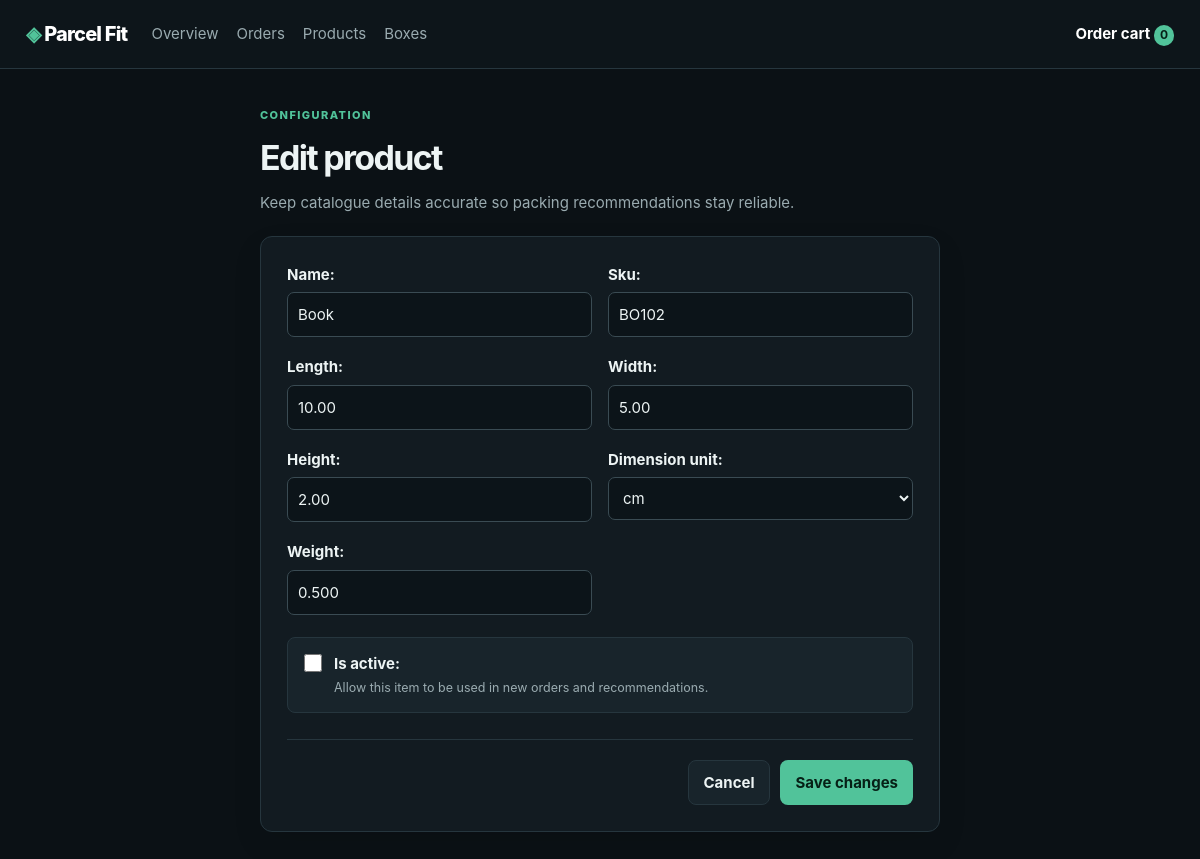
Before: /products/2/edit/ with the older database file.
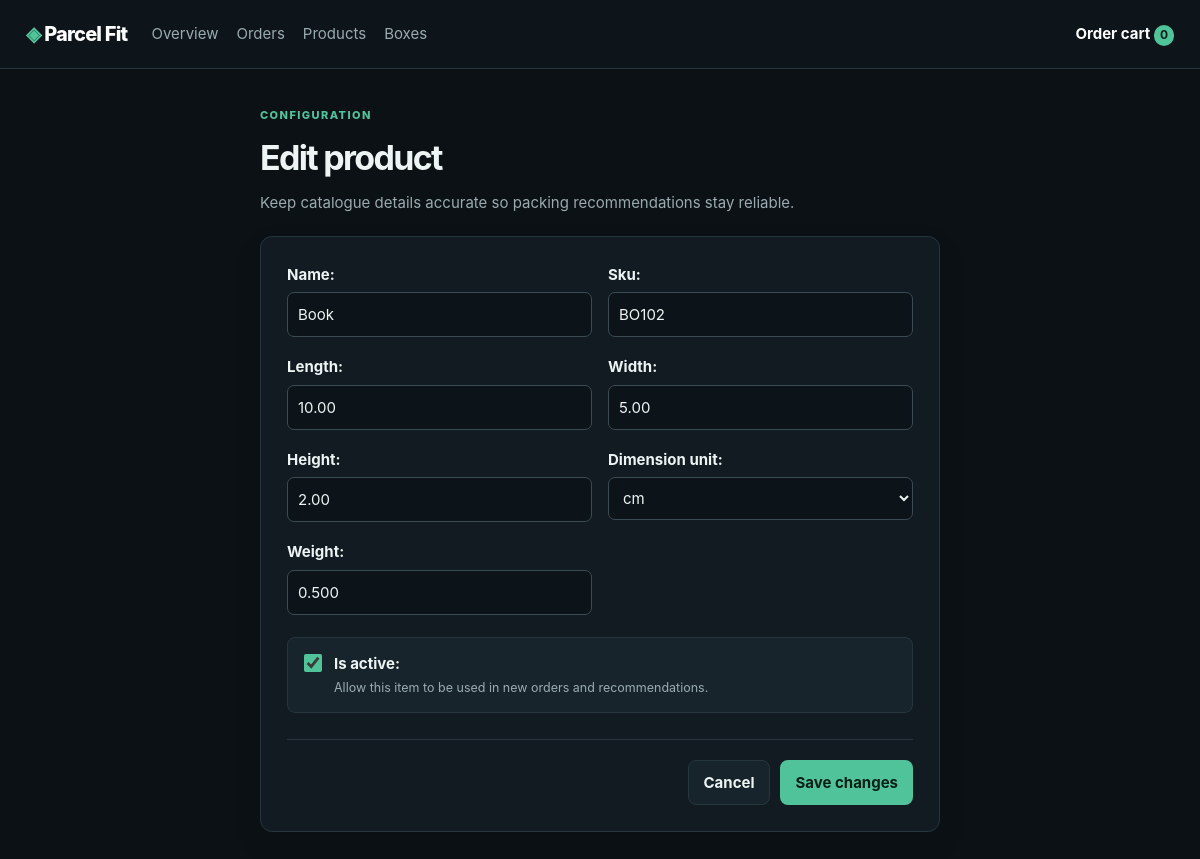
After: the same page with the newer database file.
### shipping/models.py (models this page shows, shortened)
class DimensionValidationMixin(models.Model):
    class Meta:
        abstract = True

class Product(DimensionValidationMixin):
    name = models.CharField(max_length=120)
    sku = models.CharField(max_length=64, unique=True)
    length = models.DecimalField(max_digits=8, decimal_places=2)
    width = models.DecimalField(max_digits=8, decimal_places=2)
    height = models.DecimalField(max_digits=8, decimal_places=2)
    weight = models.DecimalField(max_digits=8, decimal_places=3)
    dimension_unit = models.CharField(
        max_length=2, choices=DIMENSION_UNITS, default="cm"
    )
    is_active = models.BooleanField(default=True)
    created_at = models.DateTimeField(auto_now_add=True)
    updated_at = models.DateTimeField(auto_now=True)
    class Meta:
        ordering = ["name", "sku"]

### shipping/views.py (the view)
# urls.py: path("products/<int:pk>/edit/", views.product_form, name="product_edit"),
def product_form(request, pk=None):
    instance = get_object_or_404(Product, pk=pk) if pk else None
    form = ProductForm(request.POST or None, instance=instance)
    if request.method == "POST" and form.is_valid():
        form.save()
        messages.success(request, "Product saved.")
        return redirect("product_list")
    context = {
        "form": form,
        "title": "Edit product" if pk else "Add product",
        "cancel_url": "product_list",
    }
    return render(request, "shared/form.html", context)

### shipping/forms.py
class ProductForm(DimensionUnitFormMixin, forms.ModelForm):
    def __init__(self, *args, **kwargs):
        super().__init__(*args, **kwargs)
        self.fields["sku"].widget.attrs.update(
            {
                "pattern": "[A-Z0-9]+",
                "title": "Use capital letters and numbers only.",
                "oninput": "this.value = this.value.toUpperCase().replace(/[^A-Z0-9]/g, '')",
                "autocomplete": "off",
            }
        )
    class Meta:
        model = Product
        fields = [
            "name",
            "sku",
            "length",
            "width",
            "height",
            "dimension_unit",
            "weight",
            "is_active",
        ]

### shipping/context_processors.py (called while the page is built)
def cart_count(request):
    return {
        "cart_count": sum(
            int(quantity) for quantity in request.session.get("cart", {}).values()
        )
    }

### shipping/units.py (called while the page is built)
def from_centimetres(value: Decimal, unit: str) -> Decimal:
    return value / CENTIMETRES_PER_INCH if unit == "in" else value

### templates/shared/form.html (shortened to what this page needs)
{% extends 'base.html' %} {% block content %}
<div class="narrow">
  <div class="form-heading">
    <p class="eyebrow">CONFIGURATION</p>
    <h1>{{ title }}</h1>
    <p>
      Keep catalogue details accurate so packing recommendations stay reliable.
    </p>
  </div>
  <form method="post" class="panel form">
    <div class="form-grid">
      {% for field in form %}
      {% if field.name == "is_active" %}
      <div class="checkbox-field">
        {{ field }}
        <div>
          {{ field.label_tag }}
          <small>Allow this item to be used in new orders and recommendations.</small>
        </div>
      </div>
      {% else %}
      <div
        class="field"
      >
        {{ field.label_tag }} {{ field }}
      </div>
      {% endif %}
      {% endfor %}
    </div>
    <div class="actions">
      <a class="button secondary" href="{% url cancel_url %}">Cancel</a>
      <button class="button primary" type="submit">Save changes</button>
    </div>
  </form>
</div>
{% endblock %}

Changed rows visible on the page:
changed Product "Book": is_active "☐" → "☑"
